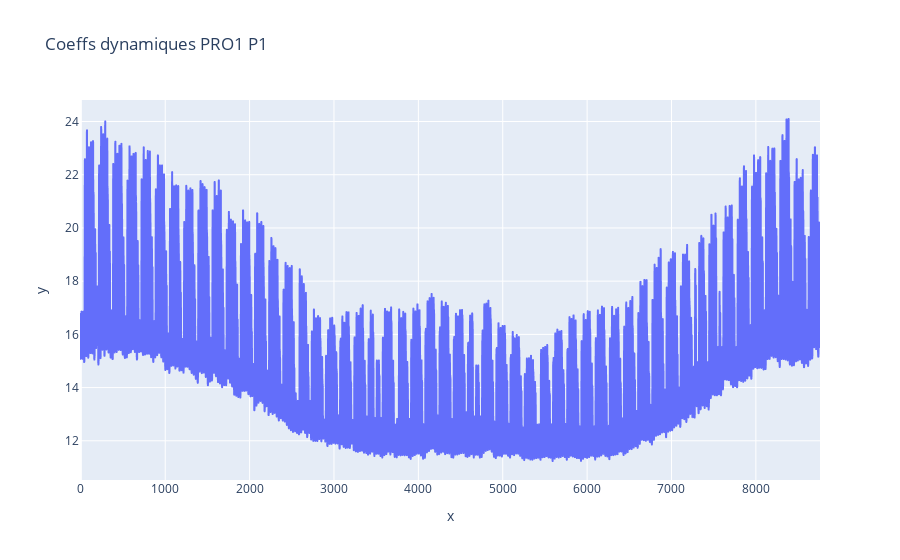

This figure's notebook cell:
### Code cell
fig=px.line(x=x,y=C,title="Coeffs dynamiques PRO1 P1")
fig.show()

### Figure 1 — Plotly figure (JSON) as saved in the notebook; plotly's stock layout.template omitted (floating-point values rounded to 4 significant figures; data arrays with more than 128 entries replaced by an {"elided": "..."} marker saying what was removed)
{"data": [{"hovertemplate": "x=%{x}<br>y=%{y}<extra></extra>", "legendgroup": "", "line": {"color": "#636efa", "dash": "solid"}, "marker": {"symbol": "circle"}, "mode": "lines", "name": "", "showlegend": false, "type": "scattergl", "x": {"elided": "8760 float values"}, "xaxis": "x", "y": {"elided": "8760 float values"}, "yaxis": "y"}], "layout": {"legend": {"tracegroupgap": 0}, "title": {"text": "Coeffs dynamiques PRO1 P1"}, "xaxis": {"anchor": "y", "domain": [0, 1], "title": {"text": "x"}}, "yaxis": {"anchor": "x", "domain": [0, 1], "title": {"text": "y"}}}}
